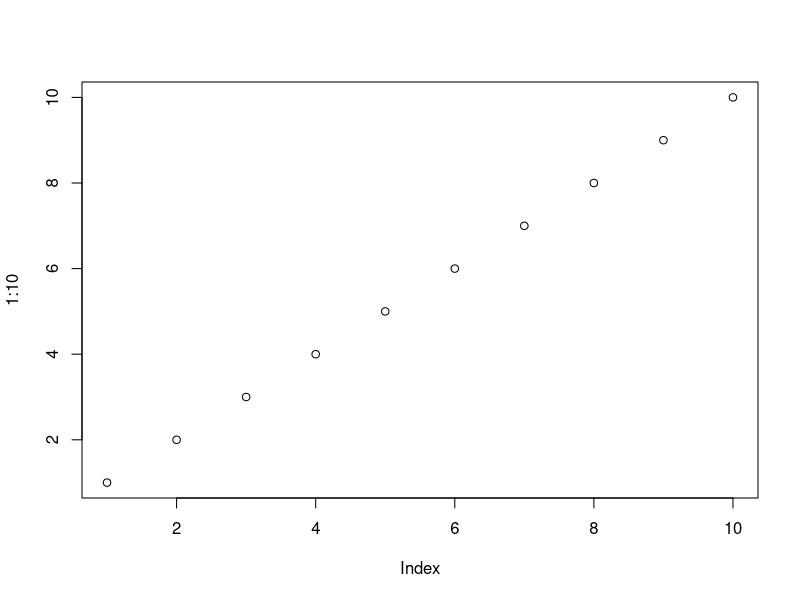
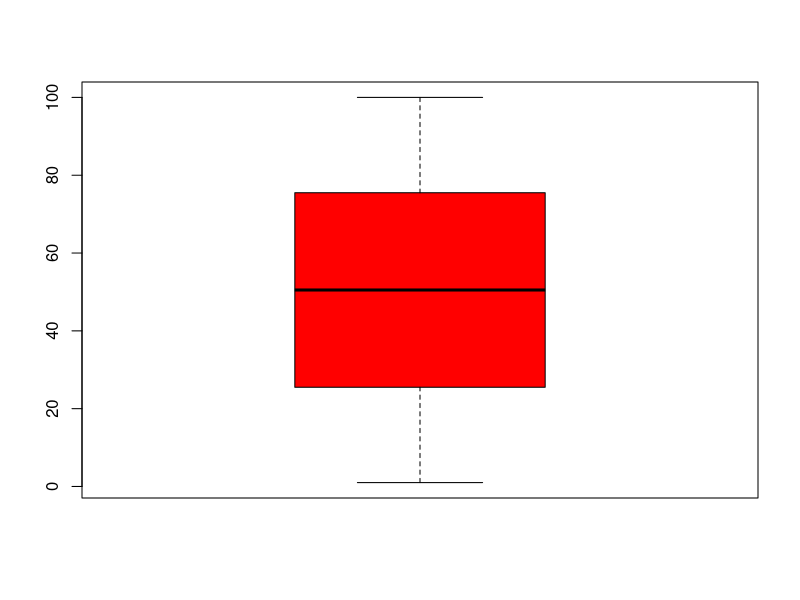

Here is the R script that generated these plots, in order:
## ---- chunk 1
1 + 1
## ---- chunk 2
plot(1:10)
## ---- chunk 3

boxplot(1:100, col = 'red')

